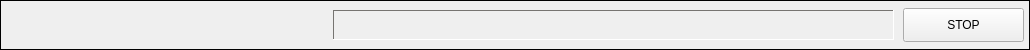
  <widget class="QFrame" name="frame_2" >
   <property name="geometry" >
    <rect>
     <x>10</x>
     <y>665</y>
     <width>1030</width>
     <height>50</height>
    </rect>
   </property>
   <property name="minimumSize" >
    <size>
     <width>1030</width>
     <height>16</height>
    </size>
   </property>
   <property name="maximumSize" >
    <size>
     <width>250</width>
     <height>16777215</height>
    </size>
   </property>
   <property name="frameShape" >
    <enum>QFrame::Box</enum>
   </property>
   <property name="frameShadow" >
    <enum>QFrame::Plain</enum>
   </property>
   <widget class="CALabel" name="caLabel_97" >
    <property name="geometry" >
     <rect>
      <x>333</x>
      <y>10</y>
      <width>561</width>
      <height>30</height>
     </rect>
    </property>
    <property name="minimumSize" >
     <size>
      <width>0</width>
      <height>0</height>
     </size>
    </property>
    <property name="palette" >
     <palette>
      <active>
       <colorrole role="WindowText" >
        <brush brushstyle="SolidPattern" >
         <color alpha="255" >
          <red>0</red>
          <green>0</green>
          <blue>0</blue>
         </color>
        </brush>
       </colorrole>
       <colorrole role="Button" >
        <brush brushstyle="SolidPattern" >
         <color alpha="255" >
          <red>237</red>
          <green>233</green>
          <blue>227</blue>
         </color>
        </brush>
       </colorrole>
       <colorrole role="Light" >
        <brush brushstyle="SolidPattern" >
         <color alpha="255" >
          <red>255</red>
          <green>255</green>
          <blue>255</blue>
         </color>
        </brush>
       </colorrole>
       <colorrole role="Midlight" >
        <brush brushstyle="SolidPattern" >
         <color alpha="255" >
          <red>246</red>
          <green>244</green>
          <blue>241</blue>
         </color>
        </brush>
       </colorrole>
       <colorrole role="Dark" >
        <brush brushstyle="SolidPattern" >
         <color alpha="255" >
          <red>118</red>
          <green>116</green>
          <blue>113</blue>
         </color>
        </brush>
       </colorrole>
       <colorrole role="Mid" >
        <brush brushstyle="SolidPattern" >
         <color alpha="255" >
          <red>158</red>
          <green>155</green>
          <blue>151</blue>
         </color>
        </brush>
       </colorrole>
       <colorrole role="Text" >
        <brush brushstyle="SolidPattern" >
         <color alpha="255" >
          <red>0</red>
          <green>0</green>
          <blue>0</blue>
         </color>
        </brush>
       </colorrole>
       <colorrole role="BrightText" >
        <brush brushstyle="SolidPattern" >
         <color alpha="255" >
          <red>255</red>
          <green>255</green>
          <blue>255</blue>
         </color>
        </brush>
       </colorrole>
       <colorrole role="ButtonText" >
        <brush brushstyle="SolidPattern" >
         <color alpha="255" >
          <red>0</red>
          <green>0</green>
          <blue>0</blue>
         </color>
        </brush>
       </colorrole>
       <colorrole role="Base" >
        <brush brushstyle="SolidPattern" >
         <color alpha="255" >
          <red>255</red>
          <green>255</green>
          <blue>255</blue>
         </color>
        </brush>
       </colorrole>
       <colorrole role="Window" >
        <brush brushstyle="SolidPattern" >
         <color alpha="255" >
          <red>237</red>
          <green>233</green>
          <blue>227</blue>
         </color>
        </brush>
       </colorrole>
       <colorrole role="Shadow" >
        <brush brushstyle="SolidPattern" >
         <color alpha="255" >
          <red>0</red>
          <green>0</green>
          <blue>0</blue>
         </color>
        </brush>
       </colorrole>
       <colorrole role="AlternateBase" >
        <brush brushstyle="SolidPattern" >
         <color alpha="255" >
          <red>246</red>
          <green>244</green>
          <blue>241</blue>
         </color>
        </brush>
       </colorrole>
      </active>
      <inactive>
       <colorrole role="WindowText" >
        <brush brushstyle="SolidPattern" >
         <color alpha="255" >
          <red>0</red>
          <green>0</green>
          <blue>0</blue>
         </color>
        </brush>
       </colorrole>
       <colorrole role="Button" >
        <brush brushstyle="SolidPattern" >
         <color alpha="255" >
          <red>237</red>
          <green>233</green>
          <blue>227</blue>
         </color>
        </brush>
       </colorrole>
       <colorrole role="Light" >
        <brush brushstyle="SolidPattern" >
         <color alpha="255" >
          <red>255</red>
          <green>255</green>
          <blue>255</blue>
         </color>
        </brush>
       </colorrole>
       <colorrole role="Midlight" >
        <brush brushstyle="SolidPattern" >
         <color alpha="255" >
          <red>246</red>
          <green>244</green>
          <blue>241</blue>
         </color>
        </brush>
       </colorrole>
       <colorrole role="Dark" >
        <brush brushstyle="SolidPattern" >
         <color alpha="255" >
          <red>118</red>
          <green>116</green>
          <blue>113</blue>
         </color>
        </brush>
       </colorrole>
       <colorrole role="Mid" >
        <brush brushstyle="SolidPattern" >
         <color alpha="255" >
          <red>158</red>
          <green>155</green>
          <blue>151</blue>
         </color>
        </brush>
       </colorrole>
       <colorrole role="Text" >
        <brush brushstyle="SolidPattern" >
         <color alpha="255" >
          <red>0</red>
          <green>0</green>
          <blue>0</blue>
         </color>
        </brush>
       </colorrole>
       <colorrole role="BrightText" >
        <brush brushstyle="SolidPattern" >
         <color alpha="255" >
          <red>255</red>
          <green>255</green>
          <blue>255</blue>
         </color>
        </brush>
       </colorrole>
       <colorrole role="ButtonText" >
        <brush brushstyle="SolidPattern" >
         <color alpha="255" >
          <red>0</red>
          <green>0</green>
          <blue>0</blue>
         </color>
        </brush>
       </colorrole>
       <colorrole role="Base" >
        <brush brushstyle="SolidPattern" >
         <color alpha="255" >
          <red>255</red>
          <green>255</green>
          <blue>255</blue>
         </color>
        </brush>
       </colorrole>
       <colorrole role="Window" >
        <brush brushstyle="SolidPattern" >
         <color alpha="255" >
          <red>237</red>
          <green>233</green>
          <blue>227</blue>
         </color>
        </brush>
       </colorrole>
       <colorrole role="Shadow" >
        <brush brushstyle="SolidPattern" >
         <color alpha="255" >
          <red>0</red>
          <green>0</green>
          <blue>0</blue>
         </color>
        </brush>
       </colorrole>
       <colorrole role="AlternateBase" >
        <brush brushstyle="SolidPattern" >
         <color alpha="255" >
          <red>246</red>
          <green>244</green>
          <blue>241</blue>
         </color>
        </brush>
       </colorrole>
      </inactive>
      <disabled>
       <colorrole role="WindowText" >
        <brush brushstyle="SolidPattern" >
         <color alpha="255" >
          <red>118</red>
          <green>116</green>
          <blue>113</blue>
         </color>
        </brush>
       </colorrole>
       <colorrole role="Button" >
        <brush brushstyle="SolidPattern" >
         <color alpha="255" >
          <red>237</red>
          <green>233</green>
          <blue>227</blue>
         </color>
        </brush>
       </colorrole>
       <colorrole role="Light" >
        <brush brushstyle="SolidPattern" >
         <color alpha="255" >
          <red>255</red>
          <green>255</green>
          <blue>255</blue>
         </color>
        </brush>
       </colorrole>
       <colorrole role="Midlight" >
        <brush brushstyle="SolidPattern" >
         <color alpha="255" >
          <red>246</red>
          <green>244</green>
          <blue>241</blue>
         </color>
        </brush>
       </colorrole>
       <colorrole role="Dark" >
        <brush brushstyle="SolidPattern" >
         <color alpha="255" >
          <red>118</red>
          <green>116</green>
          <blue>113</blue>
         </color>
        </brush>
       </colorrole>
       <colorrole role="Mid" >
        <brush brushstyle="SolidPattern" >
         <color alpha="255" >
          <red>158</red>
          <green>155</green>
          <blue>151</blue>
         </color>
        </brush>
       </colorrole>
       <colorrole role="Text" >
        <brush brushstyle="SolidPattern" >
         <color alpha="255" >
          <red>118</red>
          <green>116</green>
          <blue>113</blue>
         </color>
        </brush>
       </colorrole>
       <colorrole role="BrightText" >
        <brush brushstyle="SolidPattern" >
         <color alpha="255" >
          <red>255</red>
          <green>255</green>
          <blue>255</blue>
         </color>
        </brush>
       </colorrole>
       <colorrole role="ButtonText" >
        <brush brushstyle="SolidPattern" >
         <color alpha="255" >
          <red>118</red>
          <green>116</green>
          <blue>113</blue>
         </color>
        </brush>
       </colorrole>
       <colorrole role="Base" >
        <brush brushstyle="SolidPattern" >
         <color alpha="255" >
          <red>237</red>
          <green>233</green>
          <blue>227</blue>
         </color>
        </brush>
       </colorrole>
       <colorrole role="Window" >
        <brush brushstyle="SolidPattern" >
         <color alpha="255" >
          <red>237</red>
          <green>233</green>
          <blue>227</blue>
         </color>
        </brush>
       </colorrole>
       <colorrole role="Shadow" >
        <brush brushstyle="SolidPattern" >
         <color alpha="255" >
          <red>0</red>
          <green>0</green>
          <blue>0</blue>
         </color>
        </brush>
       </colorrole>
       <colorrole role="AlternateBase" >
        <brush brushstyle="SolidPattern" >
         <color alpha="255" >
          <red>237</red>
          <green>233</green>
          <blue>227</blue>
         </color>
        </brush>
       </colorrole>
      </disabled>
     </palette>
    </property>
    <property name="autoFillBackground" >
     <bool>false</bool>
    </property>
    <property name="frameShape" >
     <enum>QFrame::Panel</enum>
    </property>
    <property name="frameShadow" >
     <enum>QFrame::Sunken</enum>
    </property>
    <property name="pvname" >
     <string>NB1_LODAQ_ERROR_STRING</string>
    </property>
    <property name="dbrequest" stdset="0" >
     <enum>CALabel::DBRGSTR</enum>
    </property>
   </widget>
   <widget class="CALabel" name="s1_14" >
    <property name="geometry" >
     <rect>
      <x>157</x>
      <y>10</y>
      <width>171</width>
      <height>30</height>
     </rect>
    </property>
    <property name="minimumSize" >
     <size>
      <width>120</width>
      <height>30</height>
     </size>
    </property>
    <property name="maximumSize" >
     <size>
      <width>16777215</width>
      <height>50</height>
     </size>
    </property>
    <property name="palette" >
     <palette>
      <active>
       <colorrole role="WindowText" >
        <brush brushstyle="SolidPattern" >
         <color alpha="255" >
          <red>0</red>
          <green>0</green>
          <blue>0</blue>
         </color>
        </brush>
       </colorrole>
      </active>
      <inactive>
       <colorrole role="WindowText" >
        <brush brushstyle="SolidPattern" >
         <color alpha="255" >
          <red>0</red>
          <green>0</green>
          <blue>0</blue>
         </color>
        </brush>
       </colorrole>
      </inactive>
      <disabled>
       <colorrole role="WindowText" >
        <brush brushstyle="SolidPattern" >
         <color alpha="255" >
          <red>115</red>
          <green>115</green>
          <blue>115</blue>
         </color>
        </brush>
       </colorrole>
      </disabled>
     </palette>
    </property>
    <property name="font" >
     <font>
      <pointsize>12</pointsize>
      <weight>75</weight>
      <bold>true</bold>
     </font>
    </property>
    <property name="autoFillBackground" >
     <bool>true</bool>
    </property>
    <property name="alignment" >
     <set>Qt::AlignCenter</set>
    </property>
    <property name="wordWrap" >
     <bool>true</bool>
    </property>
    <property name="indent" >
     <number>5</number>
    </property>
    <property name="pvname" >
     <string>NB1_LODAQ_STATUS</string>
    </property>
    <property name="dmode" stdset="0" >
     <enum>CALabel::Choice</enum>
    </property>
    <property name="cmode" stdset="0" >
     <enum>CALabel::Alarm</enum>
    </property>
    <property name="ttdmode" stdset="0" >
     <enum>CALabel::Show</enum>
    </property>
    <property name="dbrequest" stdset="0" >
     <enum>CALabel::DBRGSTR</enum>
    </property>
    <property name="messages" stdset="0" >
     <stringlist/>
    </property>
   </widget>
   <widget class="QWidget" name="layoutWidget" >
    <property name="geometry" >
     <rect>
      <x>10</x>
      <y>10</y>
      <width>141</width>
      <height>32</height>
     </rect>
    </property>
    <layout class="QHBoxLayout" >
     <property name="spacing" >
      <number>0</number>
     </property>
     <item>
      <widget class="CAImageMbbi" name="s1_8" >
       <property name="minimumSize" >
        <size>
         <width>20</width>
         <height>20</height>
        </size>
       </property>
       <property name="maximumSize" >
        <size>
         <width>40</width>
         <height>30</height>
        </size>
       </property>
       <property name="layoutDirection" >
        <enum>Qt::LeftToRight</enum>
       </property>
       <property name="pvname" >
        <string>NB1_LODAQ_STATUS</string>
       </property>
       <property name="dmode" stdset="0" >
        <enum>CAImageMbbi::TrueFalse</enum>
       </property>
       <property name="falsepxm" stdset="0" >
        <pixmap/>
       </property>
       <property name="truepxm" stdset="0" >
        <pixmap/>
       </property>
       <property name="index" >
        <number>1</number>
       </property>
      </widget>
     </item>
     <item>
      <widget class="CAImageMbbi" name="s1_9" >
       <property name="minimumSize" >
        <size>
         <width>20</width>
         <height>20</height>
        </size>
       </property>
       <property name="maximumSize" >
        <size>
         <width>40</width>
         <height>30</height>
        </size>
       </property>
       <property name="layoutDirection" >
        <enum>Qt::LeftToRight</enum>
       </property>
       <property name="pvname" >
        <string>NB1_LODAQ_STATUS</string>
       </property>
       <property name="dmode" stdset="0" >
        <enum>CAImageMbbi::TrueFalse</enum>
       </property>
       <property name="falsepxm" stdset="0" >
        <pixmap/>
       </property>
       <property name="truepxm" stdset="0" >
        <pixmap/>
       </property>
       <property name="index" >
        <number>2</number>
       </property>
      </widget>
     </item>
     <item>
      <widget class="CAImageMbbi" name="s1_10" >
       <property name="minimumSize" >
        <size>
         <width>20</width>
         <height>20</height>
        </size>
       </property>
       <property name="maximumSize" >
        <size>
         <width>40</width>
         <height>30</height>
        </size>
       </property>
       <property name="layoutDirection" >
        <enum>Qt::LeftToRight</enum>
       </property>
       <property name="pvname" >
        <string>NB1_LODAQ_STATUS</string>
       </property>
       <property name="dmode" stdset="0" >
        <enum>CAImageMbbi::TrueFalse</enum>
       </property>
       <property name="falsepxm" stdset="0" >
        <pixmap/>
       </property>
       <property name="truepxm" stdset="0" >
        <pixmap/>
       </property>
       <property name="index" >
        <number>3</number>
       </property>
      </widget>
     </item>
     <item>
      <widget class="CAImageMbbi" name="s1_11" >
       <property name="minimumSize" >
        <size>
         <width>20</width>
         <height>20</height>
        </size>
       </property>
       <property name="maximumSize" >
        <size>
         <width>40</width>
         <height>30</height>
        </size>
       </property>
       <property name="layoutDirection" >
        <enum>Qt::LeftToRight</enum>
       </property>
       <property name="pvname" >
        <string>NB1_LODAQ_STATUS</string>
       </property>
       <property name="dmode" stdset="0" >
        <enum>CAImageMbbi::TrueFalse</enum>
       </property>
       <property name="falsepxm" stdset="0" >
        <pixmap/>
       </property>
       <property name="truepxm" stdset="0" >
        <pixmap/>
       </property>
       <property name="index" >
        <number>4</number>
       </property>
      </widget>
     </item>
     <item>
      <widget class="CAImageMbbi" name="s1_12" >
       <property name="minimumSize" >
        <size>
         <width>20</width>
         <height>20</height>
        </size>
       </property>
       <property name="maximumSize" >
        <size>
         <width>40</width>
         <height>30</height>
        </size>
       </property>
       <property name="layoutDirection" >
        <enum>Qt::LeftToRight</enum>
       </property>
       <property name="pvname" >
        <string>NB1_LODAQ_STATUS</string>
       </property>
       <property name="dmode" stdset="0" >
        <enum>CAImageMbbi::TrueFalse</enum>
       </property>
       <property name="falsepxm" stdset="0" >
        <pixmap/>
       </property>
       <property name="truepxm" stdset="0" >
        <pixmap/>
       </property>
       <property name="index" >
        <number>5</number>
       </property>
      </widget>
     </item>
     <item>
      <widget class="CAImageMbbi" name="s1_13" >
       <property name="minimumSize" >
        <size>
         <width>20</width>
         <height>20</height>
        </size>
       </property>
       <property name="maximumSize" >
        <size>
         <width>40</width>
         <height>30</height>
        </size>
       </property>
       <property name="layoutDirection" >
        <enum>Qt::LeftToRight</enum>
       </property>
       <property name="pvname" >
        <string>NB1_LODAQ_STATUS</string>
       </property>
       <property name="dmode" stdset="0" >
        <enum>CAImageMbbi::TrueFalse</enum>
       </property>
       <property name="falsepxm" stdset="0" >
        <pixmap/>
       </property>
       <property name="truepxm" stdset="0" >
        <pixmap/>
       </property>
       <property name="index" >
        <number>6</number>
       </property>
      </widget>
     </item>
    </layout>
   </widget>
   <widget class="CAPushButton" name="caPushButton_3" >
    <property name="geometry" >
     <rect>
      <x>903</x>
      <y>8</y>
      <width>121</width>
      <height>34</height>
     </rect>
    </property>
    <property name="toolTip" >
     <string>Stops DAQ</string>
    </property>
    <property name="text" >
     <string>STOP</string>
    </property>
    <property name="checkable" >
     <bool>false</bool>
    </property>
    <property name="checked" >
     <bool>false</bool>
    </property>
    <property name="buttonType" >
     <enum>CAPushButton::TrueButton</enum>
    </property>
    <property name="pvname" >
     <string>NB1_LODAQ_DAQ_STOP</string>
    </property>
    <property name="truelabel" >
     <string>STOP</string>
    </property>
    <property name="falselabel" >
     <string>STOP</string>
    </property>
   </widget>
  </widget>
